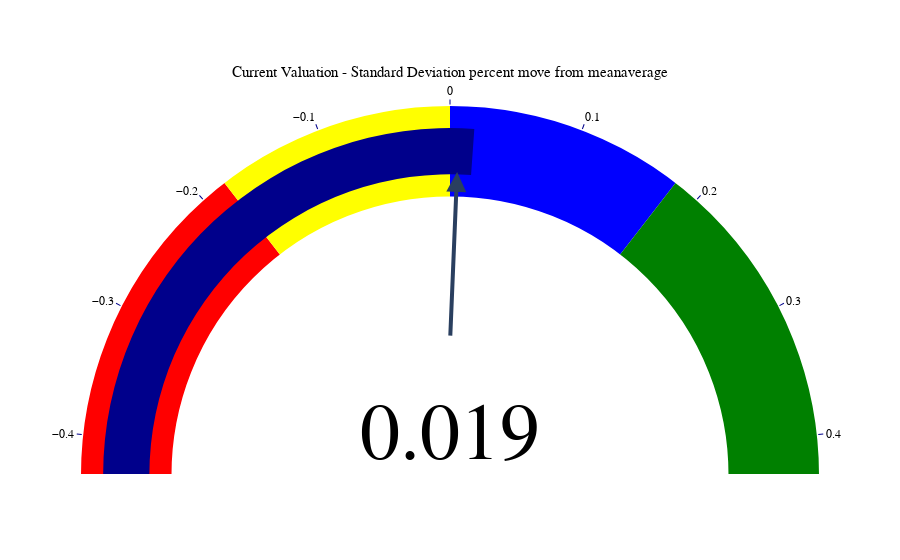

Source (notebook cell):
### Code cell
import plotly.graph_objects as go

fig = go.Figure(go.Indicator(
    mode = "gauge+number",
    title = {'text': "Current Valuation - Standard Deviation percent move from meanaverage", 'font': {'size': 15}},
    value = df['move%'].iloc[-1],
    domain = {'x': [0,1], 'y': [0,1]},
    gauge = {
        'axis': {'range': [-0.43, 0.43], 'tickwidth': 1, 'tickcolor': "darkblue"},
        'bar': {'color': "darkblue"},
        'bgcolor': "white",
        'borderwidth': 2,
        'bordercolor': "white",
        'steps': [
            {'range': [-0.43, -0.18], 'color': 'red'},
            {'range': [-0.18, 0], 'color': 'yellow'},
            {'range': [0, 0.18], 'color': 'blue'},
            {'range': [0.18,0.43], 'color': 'green'}],
        }))

fig.update_layout(
    font={'color': "black", 'family': "Arial"},
    xaxis={'showgrid': False, 'range':[-1,1]},
    yaxis={'showgrid': False, 'range':[0,1.11]},
    plot_bgcolor='rgba(0,0,0,0)'
    )

fig.add_annotation(
    ax=0,
    ay=0.4,
    axref='x',
    ayref='y',
    x=df['move%'].iloc[-1],
    y=0.9,
    xref='x',
    yref='y',
    showarrow=True,
    arrowhead=2,
    arrowsize=1,
    arrowwidth=4
    )

# Set the visibility ON
fig.update_yaxes(title='', visible=True, showticklabels=False)
# Set the visibility OFF
fig.update_xaxes(title='x', visible=False, showticklabels=False)

fig.show()
fig.write_html("../static/valuation.html")

### Figure 1 — Plotly figure (JSON) as saved in the notebook; plotly's stock layout.template omitted (floating-point values rounded to 4 significant figures)
{"data": [{"domain": {"x": [0, 1], "y": [0, 1]}, "gauge": {"axis": {"range": [-0.43, 0.43], "tickcolor": "darkblue", "tickwidth": 1}, "bar": {"color": "darkblue"}, "bgcolor": "white", "bordercolor": "white", "borderwidth": 2, "steps": [{"color": "red", "range": [-0.43, -0.18]}, {"color": "yellow", "range": [-0.18, 0]}, {"color": "blue", "range": [0, 0.18]}, {"color": "green", "range": [0.18, 0.43]}]}, "mode": "gauge+number", "title": {"font": {"size": 15}, "text": "Current Valuation - Standard Deviation percent move from meanaverage"}, "type": "indicator", "value": 0.01921}], "layout": {"annotations": [{"arrowhead": 2, "arrowsize": 1, "arrowwidth": 4, "ax": 0, "axref": "x", "ay": 0.4, "ayref": "y", "showarrow": true, "x": 0.01921, "xref": "x", "y": 0.9, "yref": "y"}], "font": {"color": "black", "family": "Arial"}, "plot_bgcolor": "rgba(0,0,0,0)", "xaxis": {"range": [-1, 1], "showgrid": false, "showticklabels": false, "title": {"text": "x"}, "visible": false}, "yaxis": {"range": [0, 1.11], "showgrid": false, "showticklabels": false, "title": {"text": ""}, "visible": true}}}
